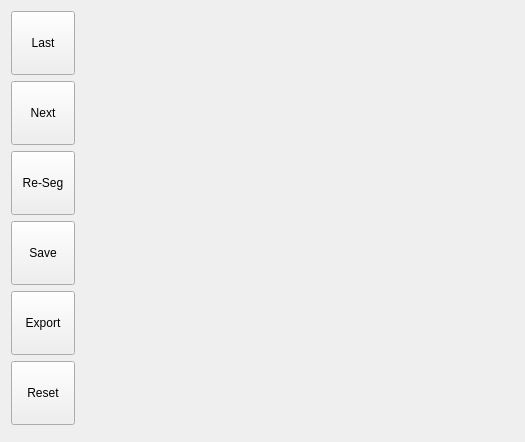
<?xml version="1.0" encoding="UTF-8"?>
<ui version="4.0">
 <class>SegView</class>
 <widget class="QWidget" name="SegView">
  <property name="geometry">
   <rect>
    <x>0</x>
    <y>0</y>
    <width>525</width>
    <height>442</height>
   </rect>
  </property>
  <property name="windowTitle">
   <string>Form</string>
  </property>
  <layout class="QGridLayout" name="gridLayout">
   <item row="0" column="1">
    <widget class="QWidget" name="widget" native="true">
     <property name="sizePolicy">
      <sizepolicy hsizetype="Expanding" vsizetype="Expanding">
       <horstretch>0</horstretch>
       <verstretch>0</verstretch>
      </sizepolicy>
     </property>
     <layout class="QGridLayout" name="gridLayout_2"/>
    </widget>
   </item>
   <item row="0" column="0">
    <layout class="QVBoxLayout" name="verticalLayout">
     <property name="sizeConstraint">
      <enum>QLayout::SetFixedSize</enum>
     </property>
     <item>
      <widget class="QToolButton" name="toolButton_1">
       <property name="minimumSize">
        <size>
         <width>64</width>
         <height>64</height>
        </size>
       </property>
       <property name="maximumSize">
        <size>
         <width>64</width>
         <height>64</height>
        </size>
       </property>
       <property name="text">
        <string>Last</string>
       </property>
       <property name="icon">
        <iconset resource="../XK/XKMonitor/rc.qrc">
         <normaloff>:/button/rc/cloud-up.png</normaloff>:/button/rc/cloud-up.png</iconset>
       </property>
       <property name="iconSize">
        <size>
         <width>40</width>
         <height>40</height>
        </size>
       </property>
       <property name="toolButtonStyle">
        <enum>Qt::ToolButtonTextUnderIcon</enum>
       </property>
      </widget>
     </item>
     <item>
      <widget class="QToolButton" name="toolButton_2">
       <property name="minimumSize">
        <size>
         <width>64</width>
         <height>64</height>
        </size>
       </property>
       <property name="maximumSize">
        <size>
         <width>64</width>
         <height>64</height>
        </size>
       </property>
       <property name="text">
        <string>Next</string>
       </property>
       <property name="icon">
        <iconset resource="../XK/XKMonitor/rc.qrc">
         <normaloff>:/button/rc/cloud-down.png</normaloff>:/button/rc/cloud-down.png</iconset>
       </property>
       <property name="iconSize">
        <size>
         <width>40</width>
         <height>40</height>
        </size>
       </property>
       <property name="toolButtonStyle">
        <enum>Qt::ToolButtonTextUnderIcon</enum>
       </property>
      </widget>
     </item>
     <item>
      <widget class="QToolButton" name="toolButton_3">
       <property name="minimumSize">
        <size>
         <width>64</width>
         <height>64</height>
        </size>
       </property>
       <property name="maximumSize">
        <size>
         <width>64</width>
         <height>64</height>
        </size>
       </property>
       <property name="text">
        <string>Re-Seg</string>
       </property>
       <property name="icon">
        <iconset resource="../XK/XKMonitor/rc.qrc">
         <normaloff>:/button/rc/cloud-refresh.png</normaloff>:/button/rc/cloud-refresh.png</iconset>
       </property>
       <property name="iconSize">
        <size>
         <width>40</width>
         <height>40</height>
        </size>
       </property>
       <property name="toolButtonStyle">
        <enum>Qt::ToolButtonTextUnderIcon</enum>
       </property>
      </widget>
     </item>
     <item>
      <widget class="QToolButton" name="toolButton_4">
       <property name="minimumSize">
        <size>
         <width>64</width>
         <height>64</height>
        </size>
       </property>
       <property name="text">
        <string>Save</string>
       </property>
       <property name="icon">
        <iconset resource="../XK/XKMonitor/rc.qrc">
         <normaloff>:/button/rc/cloud-check.png</normaloff>:/button/rc/cloud-check.png</iconset>
       </property>
       <property name="iconSize">
        <size>
         <width>40</width>
         <height>40</height>
        </size>
       </property>
       <property name="toolButtonStyle">
        <enum>Qt::ToolButtonTextUnderIcon</enum>
       </property>
      </widget>
     </item>
     <item>
      <widget class="QToolButton" name="toolButton_5">
       <property name="minimumSize">
        <size>
         <width>64</width>
         <height>64</height>
        </size>
       </property>
       <property name="text">
        <string>Export</string>
       </property>
       <property name="icon">
        <iconset resource="../XK/XKMonitor/rc.qrc">
         <normaloff>:/button/rc/revert-256.png</normaloff>:/button/rc/revert-256.png</iconset>
       </property>
       <property name="iconSize">
        <size>
         <width>40</width>
         <height>40</height>
        </size>
       </property>
       <property name="toolButtonStyle">
        <enum>Qt::ToolButtonTextUnderIcon</enum>
       </property>
      </widget>
     </item>
     <item>
      <widget class="QToolButton" name="toolButton_6">
       <property name="minimumSize">
        <size>
         <width>64</width>
         <height>64</height>
        </size>
       </property>
       <property name="text">
        <string>Reset</string>
       </property>
       <property name="icon">
        <iconset resource="../XK/XKMonitor/rc.qrc">
         <normaloff>:/button/rc/cloud-error.png</normaloff>:/button/rc/cloud-error.png</iconset>
       </property>
       <property name="iconSize">
        <size>
         <width>40</width>
         <height>40</height>
        </size>
       </property>
       <property name="toolButtonStyle">
        <enum>Qt::ToolButtonTextUnderIcon</enum>
       </property>
      </widget>
     </item>
    </layout>
   </item>
  </layout>
 </widget>
 <resources>
  <include location="../XK/XKMonitor/rc.qrc"/>
 </resources>
 <connections/>
</ui>
